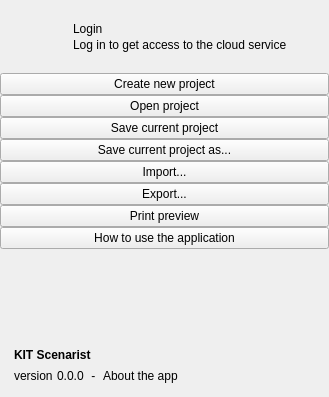
<?xml version="1.0" encoding="UTF-8"?>
<ui version="4.0">
 <class>MenuView</class>
 <widget class="QWidget" name="MenuView">
  <property name="geometry">
   <rect>
    <x>0</x>
    <y>0</y>
    <width>307</width>
    <height>397</height>
   </rect>
  </property>
  <property name="windowTitle">
   <string>Form</string>
  </property>
  <layout class="QVBoxLayout" name="verticalLayout">
   <property name="spacing">
    <number>0</number>
   </property>
   <property name="leftMargin">
    <number>0</number>
   </property>
   <property name="topMargin">
    <number>0</number>
   </property>
   <property name="rightMargin">
    <number>0</number>
   </property>
   <property name="bottomMargin">
    <number>0</number>
   </property>
   <item>
    <widget class="QFrame" name="account">
     <property name="sizePolicy">
      <sizepolicy hsizetype="Preferred" vsizetype="Maximum">
       <horstretch>0</horstretch>
       <verstretch>0</verstretch>
      </sizepolicy>
     </property>
     <property name="minimumSize">
      <size>
       <width>0</width>
       <height>70</height>
      </size>
     </property>
     <layout class="QGridLayout" name="gridLayout_3">
      <property name="leftMargin">
       <number>14</number>
      </property>
      <property name="topMargin">
       <number>14</number>
      </property>
      <property name="rightMargin">
       <number>42</number>
      </property>
      <property name="bottomMargin">
       <number>14</number>
      </property>
      <property name="horizontalSpacing">
       <number>14</number>
      </property>
      <property name="verticalSpacing">
       <number>2</number>
      </property>
      <item row="0" column="0" rowspan="2">
       <widget class="QLabel" name="avatar">
        <property name="sizePolicy">
         <sizepolicy hsizetype="Fixed" vsizetype="Fixed">
          <horstretch>0</horstretch>
          <verstretch>0</verstretch>
         </sizepolicy>
        </property>
        <property name="minimumSize">
         <size>
          <width>45</width>
          <height>45</height>
         </size>
        </property>
        <property name="maximumSize">
         <size>
          <width>45</width>
          <height>45</height>
         </size>
        </property>
        <property name="text">
         <string/>
        </property>
        <property name="pixmap">
         <pixmap resource="../../scenarist-core/Resources/Resources.qrc">:/Graphics/Images/avatar.png</pixmap>
        </property>
       </widget>
      </item>
      <item row="0" column="1">
       <widget class="ClickableLabel" name="login">
        <property name="enabled">
         <bool>true</bool>
        </property>
        <property name="font">
         <font>
          <weight>50</weight>
          <bold>false</bold>
         </font>
        </property>
        <property name="text">
         <string>Login</string>
        </property>
        <property name="alignment">
         <set>Qt::AlignBottom|Qt::AlignLeading|Qt::AlignLeft</set>
        </property>
       </widget>
      </item>
      <item row="1" column="1">
       <widget class="QLabel" name="loginInfo">
        <property name="enabled">
         <bool>true</bool>
        </property>
        <property name="sizePolicy">
         <sizepolicy hsizetype="Preferred" vsizetype="Preferred">
          <horstretch>0</horstretch>
          <verstretch>0</verstretch>
         </sizepolicy>
        </property>
        <property name="text">
         <string>Log in to get access to the cloud service</string>
        </property>
        <property name="alignment">
         <set>Qt::AlignLeading|Qt::AlignLeft|Qt::AlignTop</set>
        </property>
       </widget>
      </item>
     </layout>
    </widget>
   </item>
   <item>
    <widget class="QWidget" name="menu" native="true">
     <layout class="QGridLayout" name="gridLayout_2">
      <property name="leftMargin">
       <number>0</number>
      </property>
      <property name="topMargin">
       <number>0</number>
      </property>
      <property name="rightMargin">
       <number>0</number>
      </property>
      <property name="bottomMargin">
       <number>0</number>
      </property>
      <property name="verticalSpacing">
       <number>0</number>
      </property>
      <item row="0" column="0" colspan="2">
       <widget class="QPushButton" name="createProject">
        <property name="text">
         <string>Create new project</string>
        </property>
        <property name="icon">
         <iconset resource="../../scenarist-core/Resources/Resources.qrc">
          <normaloff>:/Graphics/Icons/project_new.png</normaloff>:/Graphics/Icons/project_new.png</iconset>
        </property>
        <property name="iconSize">
         <size>
          <width>20</width>
          <height>20</height>
         </size>
        </property>
       </widget>
      </item>
      <item row="1" column="0" colspan="2">
       <widget class="QPushButton" name="openProject">
        <property name="text">
         <string>Open project</string>
        </property>
        <property name="icon">
         <iconset resource="../../scenarist-core/Resources/Resources.qrc">
          <normaloff>:/Graphics/Icons/project_open.png</normaloff>:/Graphics/Icons/project_open.png</iconset>
        </property>
        <property name="iconSize">
         <size>
          <width>20</width>
          <height>20</height>
         </size>
        </property>
       </widget>
      </item>
      <item row="2" column="0" colspan="2">
       <widget class="QPushButton" name="saveProject">
        <property name="text">
         <string>Save current project</string>
        </property>
        <property name="icon">
         <iconset resource="../../scenarist-core/Resources/Resources.qrc">
          <normaloff>:/Graphics/Icons/Mobile/menu/content-save.png</normaloff>:/Graphics/Icons/Mobile/menu/content-save.png</iconset>
        </property>
        <property name="iconSize">
         <size>
          <width>20</width>
          <height>20</height>
         </size>
        </property>
       </widget>
      </item>
      <item row="7" column="0" colspan="2">
       <widget class="QPushButton" name="help">
        <property name="text">
         <string>How to use the application</string>
        </property>
        <property name="icon">
         <iconset resource="../../scenarist-core/Resources/Resources.qrc">
          <normaloff>:/Graphics/Icons/help_startpage.png</normaloff>:/Graphics/Icons/help_startpage.png</iconset>
        </property>
        <property name="iconSize">
         <size>
          <width>20</width>
          <height>20</height>
         </size>
        </property>
       </widget>
      </item>
      <item row="3" column="0" colspan="2">
       <widget class="QPushButton" name="saveProjectAs">
        <property name="text">
         <string>Save current project as...</string>
        </property>
        <property name="icon">
         <iconset resource="../../scenarist-core/Resources/Resources.qrc">
          <normaloff>:/Graphics/Icons/empty.png</normaloff>:/Graphics/Icons/empty.png</iconset>
        </property>
        <property name="iconSize">
         <size>
          <width>20</width>
          <height>20</height>
         </size>
        </property>
       </widget>
      </item>
      <item row="4" column="0" colspan="2">
       <widget class="QPushButton" name="importProject">
        <property name="text">
         <string>Import...</string>
        </property>
        <property name="icon">
         <iconset resource="../../scenarist-core/Resources/Resources.qrc">
          <normaloff>:/Graphics/Icons/Mobile/menu/import.png</normaloff>:/Graphics/Icons/Mobile/menu/import.png</iconset>
        </property>
        <property name="iconSize">
         <size>
          <width>20</width>
          <height>20</height>
         </size>
        </property>
       </widget>
      </item>
      <item row="5" column="0" colspan="2">
       <widget class="QPushButton" name="exportProject">
        <property name="text">
         <string>Export...</string>
        </property>
        <property name="icon">
         <iconset resource="../../scenarist-core/Resources/Resources.qrc">
          <normaloff>:/Graphics/Icons/Mobile/menu/export.png</normaloff>:/Graphics/Icons/Mobile/menu/export.png</iconset>
        </property>
        <property name="iconSize">
         <size>
          <width>20</width>
          <height>20</height>
         </size>
        </property>
       </widget>
      </item>
      <item row="6" column="0" colspan="2">
       <widget class="QPushButton" name="printPreview">
        <property name="text">
         <string>Print preview</string>
        </property>
        <property name="icon">
         <iconset resource="../../scenarist-core/Resources/Resources.qrc">
          <normaloff>:/Graphics/Icons/printer.png</normaloff>:/Graphics/Icons/printer.png</iconset>
        </property>
        <property name="iconSize">
         <size>
          <width>20</width>
          <height>20</height>
         </size>
        </property>
       </widget>
      </item>
      <item row="9" column="0" colspan="2">
       <layout class="QGridLayout" name="gridLayout">
        <property name="leftMargin">
         <number>14</number>
        </property>
        <property name="topMargin">
         <number>14</number>
        </property>
        <property name="rightMargin">
         <number>14</number>
        </property>
        <property name="bottomMargin">
         <number>14</number>
        </property>
        <property name="horizontalSpacing">
         <number>4</number>
        </property>
        <property name="verticalSpacing">
         <number>7</number>
        </property>
        <item row="1" column="0">
         <widget class="QLabel" name="version_2">
          <property name="enabled">
           <bool>true</bool>
          </property>
          <property name="sizePolicy">
           <sizepolicy hsizetype="Preferred" vsizetype="Preferred">
            <horstretch>0</horstretch>
            <verstretch>0</verstretch>
           </sizepolicy>
          </property>
          <property name="text">
           <string>version</string>
          </property>
          <property name="alignment">
           <set>Qt::AlignLeading|Qt::AlignLeft|Qt::AlignTop</set>
          </property>
         </widget>
        </item>
        <item row="1" column="1">
         <widget class="QLabel" name="version">
          <property name="enabled">
           <bool>true</bool>
          </property>
          <property name="text">
           <string>0.0.0</string>
          </property>
          <property name="alignment">
           <set>Qt::AlignLeading|Qt::AlignLeft|Qt::AlignTop</set>
          </property>
         </widget>
        </item>
        <item row="1" column="2">
         <widget class="QLabel" name="label_2">
          <property name="enabled">
           <bool>true</bool>
          </property>
          <property name="text">
           <string> - </string>
          </property>
         </widget>
        </item>
        <item row="1" column="3">
         <widget class="ClickableLabel" name="aboutApp">
          <property name="enabled">
           <bool>true</bool>
          </property>
          <property name="text">
           <string>About the app</string>
          </property>
         </widget>
        </item>
        <item row="0" column="4" rowspan="2">
         <spacer name="horizontalSpacer">
          <property name="orientation">
           <enum>Qt::Horizontal</enum>
          </property>
          <property name="sizeHint" stdset="0">
           <size>
            <width>71</width>
            <height>20</height>
           </size>
          </property>
         </spacer>
        </item>
        <item row="0" column="0" colspan="3">
         <widget class="ClickableLabel" name="appUrl">
          <property name="enabled">
           <bool>true</bool>
          </property>
          <property name="font">
           <font>
            <weight>75</weight>
            <bold>true</bold>
           </font>
          </property>
          <property name="text">
           <string>KIT Scenarist</string>
          </property>
         </widget>
        </item>
       </layout>
      </item>
      <item row="8" column="0" colspan="2">
       <spacer name="verticalSpacer">
        <property name="orientation">
         <enum>Qt::Vertical</enum>
        </property>
        <property name="sizeHint" stdset="0">
         <size>
          <width>20</width>
          <height>40</height>
         </size>
        </property>
       </spacer>
      </item>
     </layout>
    </widget>
   </item>
  </layout>
 </widget>
 <customwidgets>
  <customwidget>
   <class>ClickableLabel</class>
   <extends>QLabel</extends>
   <header location="global">3rd_party/Widgets/ClickableLabel/ClickableLabel.h</header>
  </customwidget>
 </customwidgets>
 <resources>
  <include location="../../scenarist-core/Resources/Resources.qrc"/>
 </resources>
 <connections/>
</ui>
